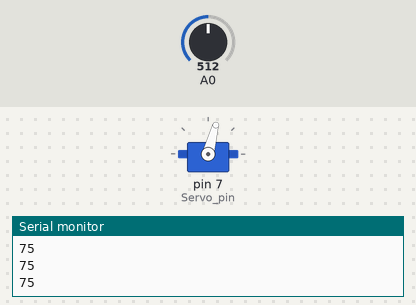
Simulated run of this sketch. Board: Arduino Uno, built with avr-gcc and run on an emulated ATmega328P. Shown: servo, the last lines printed to the serial monitor. The inputs (shaded band) are chosen by the test bench; at power-on: A0 = 512.

Above: at 1.2 s.
1.3 s: A0 set to 716
At 2.1 s:
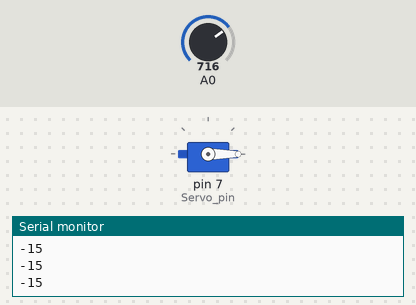
2.8 s: A0 set to 306
At 3.3 s:
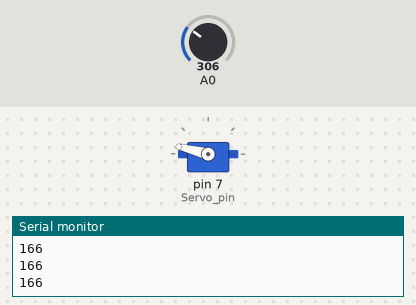
4.3 s: A0 set to 122
At 5.5 s:
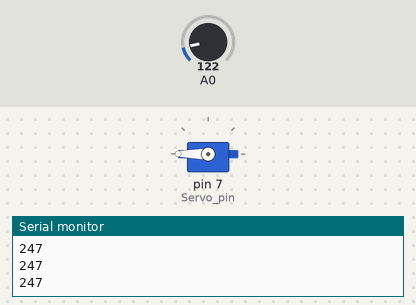
5.8 s: A0 set to 511
At 6.8 s:
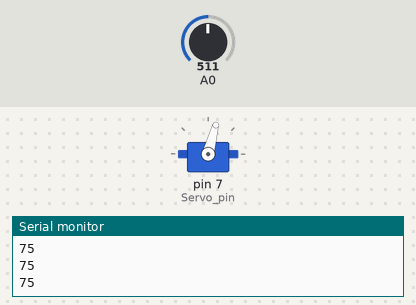
7.3 s: A0 set to 900
At 7.9 s:
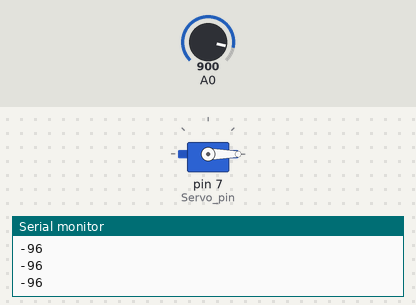
Timing chart, 0 to 9.8 s (numbered marks = the images above; inputs shaded):
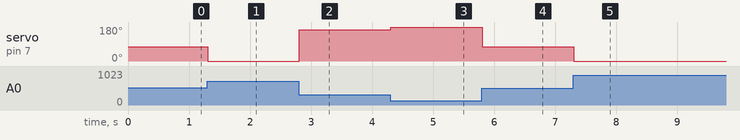

The sketch:

control_servo_motor_with_flex_sensor.ino
```cpp
// C++ code
//control servo motor with flex sensor
#include<Servo.h>
int Servo_pin=7;
Servo myServo;
int flex_sensor(A0);
void setup()
{
 Serial.begin(9600);
  myServo.attach(Servo_pin);
}
void loop()
{
 int angle_value=angle();
  Serial.println(angle_value);
  myServo.write(angle_value);
}
int angle(){
int sensor_value=analogRead(A0);
int angle=map(sensor_value,682,275,0,180);
  return angle;
}
```

Measured:
- after the input at 1.3 s, servo on pin 7 (Servo_pin): 75° → 0° at once
- after the input at 2.8 s, servo on pin 7 (Servo_pin): 0° → 166° at once
- after the input at 4.3 s, servo on pin 7 (Servo_pin): 166° → 180° at once
- after the input at 5.8 s, servo on pin 7 (Servo_pin): 180° → 75° at once
- after the input at 7.3 s, servo on pin 7 (Servo_pin): 75° → 0° at once
